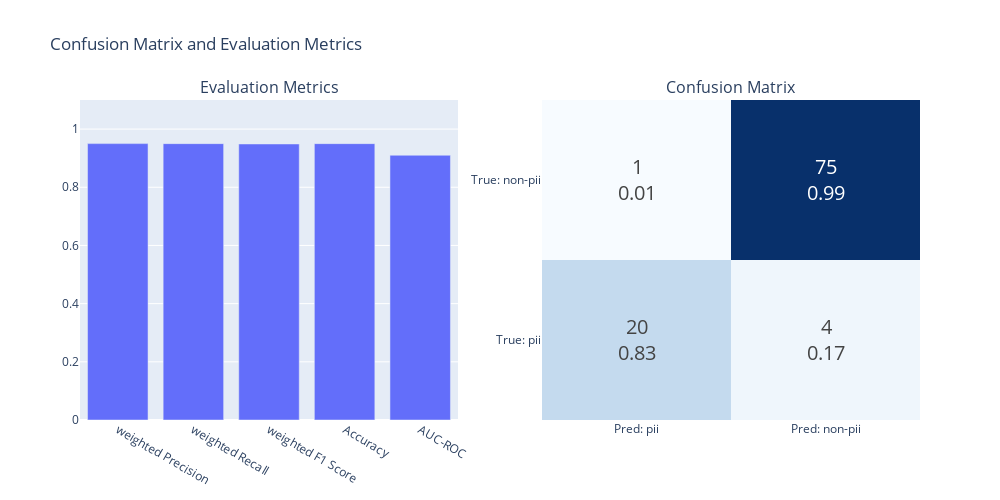

Write notebook code for a chart like this one.
### Code cell
plot_cassed_results(true, predictions)

### Figure 1 — Plotly figure (JSON) as saved in the notebook; plotly's stock layout.template omitted (floating-point values rounded to 4 significant figures)
{"data": [{"showlegend": false, "type": "bar", "x": ["weighted Precision", "weighted Recall", "weighted F1 Score", "Accuracy", "AUC-ROC"], "xaxis": "x", "y": [0.9501, 0.95, 0.9488, 0.95, 0.9101], "yaxis": "y"}, {"colorscale": [[0, "rgb(247,251,255)"], [0.125, "rgb(222,235,247)"], [0.25, "rgb(198,219,239)"], [0.375, "rgb(158,202,225)"], [0.5, "rgb(107,174,214)"], [0.625, "rgb(66,146,198)"], [0.75, "rgb(33,113,181)"], [0.875, "rgb(8,81,156)"], [1, "rgb(8,48,107)"]], "showscale": false, "text": [["20<br>0.83", "4<br>0.17"], ["1<br>0.01", "75<br>0.99"]], "textfont": {"size": 20}, "texttemplate": "%{text}", "type": "heatmap", "x": ["Pred: pii", "Pred: non-pii"], "xaxis": "x2", "y": ["True: pii", "True: non-pii"], "yaxis": "y2", "z": [[20, 4], [1, 75]]}], "layout": {"annotations": [{"font": {"size": 16}, "showarrow": false, "text": "Evaluation Metrics", "x": 0.225, "xanchor": "center", "xref": "paper", "y": 1, "yanchor": "bottom", "yref": "paper"}, {"font": {"size": 16}, "showarrow": false, "text": "Confusion Matrix", "x": 0.775, "xanchor": "center", "xref": "paper", "y": 1, "yanchor": "bottom", "yref": "paper"}], "height": 500, "showlegend": false, "title": {"text": "Confusion Matrix and Evaluation Metrics"}, "width": 1000, "xaxis": {"anchor": "y", "domain": [0, 0.45]}, "xaxis2": {"anchor": "y2", "domain": [0.55, 1]}, "yaxis": {"anchor": "x", "domain": [0, 1], "range": [0, 1.1]}, "yaxis2": {"anchor": "x2", "domain": [0, 1]}}}
